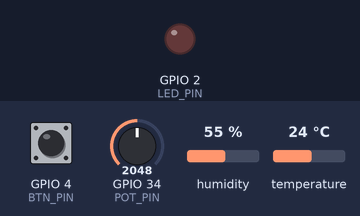
The sketch below on a simulated ESP32. Shown: output pins drawn as LEDs (lit = HIGH). Inputs (shaded band) come from the test bench; at power-on: GPIO 4 (BTN_PIN) HIGH, GPIO 34 (POT_PIN) = 2048, humidity 55 %, temperature 24 °C. WiFi joins after 1.5 s; servers stay silent unless stated; random numbers use the default seed unless the sketch sets one; no MQTT or app messages arrive unless stated; what the sketch prints to the serial monitor is not drawn.

Above: at 0.1 s.
At 2.7 s:
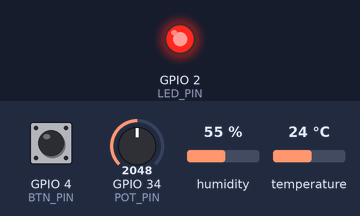
2.8 s: GPIO 4 (BTN_PIN) pulled LOW for 0.15 s
5.5 s: GPIO 4 (BTN_PIN) pulled LOW for 1 s
Timing chart, 0 to 8.5 s (numbered marks = the images above; inputs shaded):
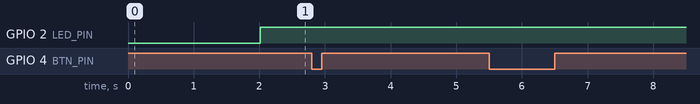

The sketch:

sketch.ino
```cpp
#include <WiFi.h>
#include <PubSubClient.h>
#include "DHTesp.h"

// ===== CHANGE THIS LINE: must match FRESHSENSE_MQTT_TOPIC in the backend =====
const char* TOPIC = "freshsense/fs-CHANGE-ME/tag/C-001";

const char* WIFI_SSID = "Wokwi-GUEST";   // Wokwi's built-in virtual WiFi, no password
const char* WIFI_PASS = "";
const char* MQTT_HOST = "broker.hivemq.com";
const int   MQTT_PORT = 1883;

const int DHT_PIN = 15;
const int POT_PIN = 34;
const int BTN_PIN = 4;
const int LED_PIN = 2;
const float TEMP_ALERT_C = 7.0;          // LED turns on above this (dairy safe limit)

DHTesp dht;
WiFiClient wifiClient;
PubSubClient mqtt(wifiClient);

bool doorOpen = false;
int lastBtn = HIGH;
unsigned long lastPublish = 0;

void connectWiFi() {
  Serial.print("Connecting to WiFi");
  WiFi.begin(WIFI_SSID, WIFI_PASS, 6);
  while (WiFi.status() != WL_CONNECTED) { delay(250); Serial.print("."); }
  Serial.println(" connected!");
}

void connectMQTT() {
  while (!mqtt.connected()) {
    String clientId = "freshsense-tag-" + String((uint32_t)esp_random(), HEX);
    Serial.print("Connecting to MQTT...");
    if (mqtt.connect(clientId.c_str())) {
      Serial.println(" connected!");
    } else {
      Serial.print(" failed, rc="); Serial.println(mqtt.state());
      delay(1000);
    }
  }
}

void setup() {
  Serial.begin(115200);
  pinMode(BTN_PIN, INPUT_PULLUP);
  pinMode(LED_PIN, OUTPUT);
  dht.setup(DHT_PIN, DHTesp::DHT22);
  connectWiFi();
  mqtt.setServer(MQTT_HOST, MQTT_PORT);
  connectMQTT();
}

void loop() {
  if (!mqtt.connected()) connectMQTT();
  mqtt.loop();

  // Button toggles the door state (press once = open, press again = closed)
  int btn = digitalRead(BTN_PIN);
  if (btn == LOW && lastBtn == HIGH) {
    doorOpen = !doorOpen;
    Serial.println(doorOpen ? "DOOR OPEN" : "DOOR CLOSED");
    delay(50);
  }
  lastBtn = btn;

  if (millis() - lastPublish >= 2000) {
    lastPublish = millis();
    TempAndHumidity d = dht.getTempAndHumidity();
    if (isnan(d.temperature) || isnan(d.humidity)) {
      Serial.println("DHT read failed");
      return;
    }
    int raw = analogRead(POT_PIN);            // 0..4095
    int voc = map(raw, 0, 4095, 0, 500);      // VOC index 0..500
    digitalWrite(LED_PIN, d.temperature > TEMP_ALERT_C ? HIGH : LOW);

    char payload[220];
    snprintf(payload, sizeof(payload),
      "{\"crate_id\":\"C-001\",\"temp_c\":%.2f,\"humidity\":%.1f,\"voc_index\":%d,\"door_open\":%s,\"source\":\"wokwi\"}",
      d.temperature, d.humidity, voc, doorOpen ? "true" : "false");
    mqtt.publish(TOPIC, payload);
    Serial.println(payload);
  }
}
```

Measured:
- after the input at 2.8 s, every drawn part: stays the same
- after the input at 5.5 s, every drawn part: stays the same
